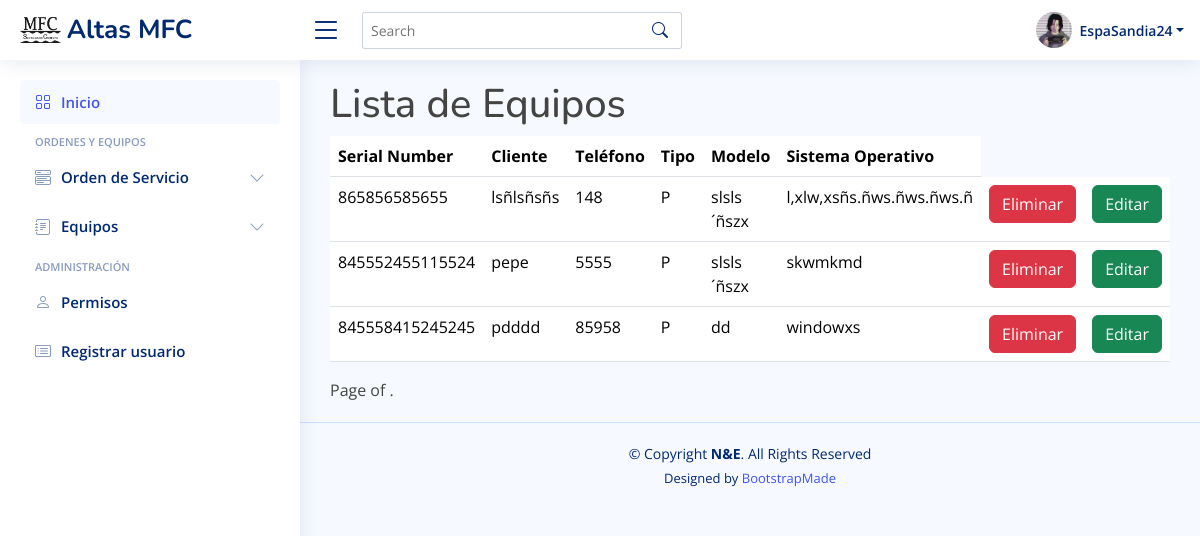
The page /equipos/ (signed in) on the database as committed earlier.
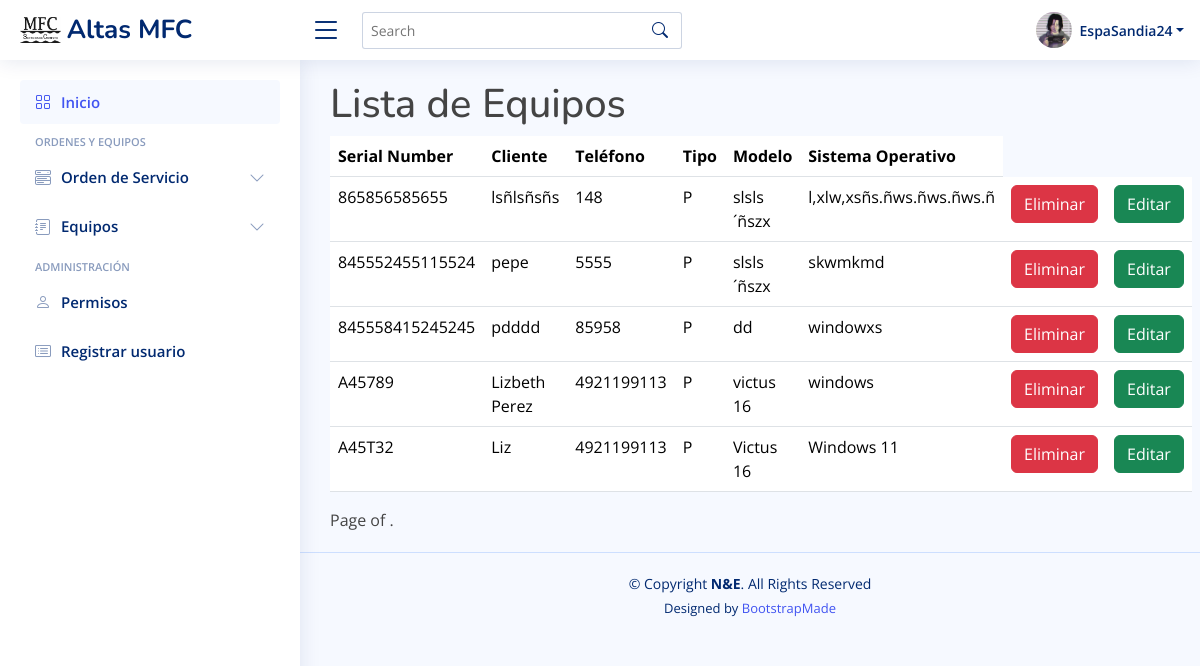
The same page on the database as committed later.
### inicio/models.py (models this page shows, shortened)
class Equipo (models.Model):
    cliente_equipo = models.TextField(max_length=50, null=False)
    telefono_cliente = models.IntegerField(null=False)
    tipo = [
        ('E', 'Escritorio-CPU'),
        ('P', 'Portatil'),
        ('A', 'AIO'),
        ('I', 'Impresora'),
        ('M', 'Multifuncional'),
        ('T', 'Tablet')
    ]
    tipo_equipo = models.TextField(max_length=1, choices=tipo, default='P')
    marca_equipo = models.TextField(max_length=30, null=False)
    modelo_equipo = models.TextField(max_length=30, null=False)
    serial_number = models.TextField(
        max_length=15, null=False, blank=False, unique=True)
    accesorios_equipo = models.TextField(max_length=100, null=True)
    contraseña_equipo = models.TextField(max_length=30, null=True)
    sistema_operativo = models.TextField(max_length=30, null=False)

### inicio/views.py (the view)
# urls.py: path('equipos/', views.lista_equipos, name='Equipos'),
@login_required
def lista_equipos(request):
    context = {
        'equipo': Equipo.objects.all()
    }
    return render(request, 'equipos/lista_equipos.html', context)

### inicio/templates/equipos/lista_equipos.html (shortened to what this page needs)
{% extends 'base.html' %}
{% block contenido %}
<h1>Lista de Equipos</h1>
    <table class="table">
        <thead>
            <tr>
                <th>Serial Number</th>
                <th>Cliente</th>
                <th>Teléfono</th>
                <th>Tipo</th>
                <th>Modelo</th>
                <th>Sistema Operativo</th>
            </tr>
        </thead>
        <tbody>
            {% for equipo in equipo %}
                <tr>
                    <td>{{equipo.serial_number}}</td>
                    <td>{{equipo.cliente_equipo}}</td>
                    <td>{{equipo.telefono_cliente}}</td>
                    <td>{{equipo.tipo_equipo}}</td>
                    <td>{{equipo.modelo_equipo}}</td>
                    <td>{{equipo.sistema_operativo}}</td>
                    <td><a class="btn btn-danger" href="eliminarEquipo/{{equipo.id}}">Eliminar</a></td>
                    <td><a class="btn btn-success" href="editarEquipo/{{equipo.id}}">Editar</a></td>
                </tr>
            {% endfor %}
        </tbody>
    </table>
    <div class="pagination">
        <span class="step-links">
            <span class="current">
                Page {{ page_obj.number }} of {{ page_obj.paginator.num_pages }}.
            </span>
        </span>
    </div>
{% endblock contenido %}

Rows that differ between the two databases and show on the page:
added Equipo: serial_number "A45789", cliente_equipo "Lizbeth Perez", telefono_cliente "4921199113", tipo_equipo "P", modelo_equipo "victus 16", sistema_operativo "windows"
added Equipo: serial_number "A45T32", cliente_equipo "Liz", telefono_cliente "4921199113", tipo_equipo "P", modelo_equipo "Victus 16", sistema_operativo "Windows 11"
